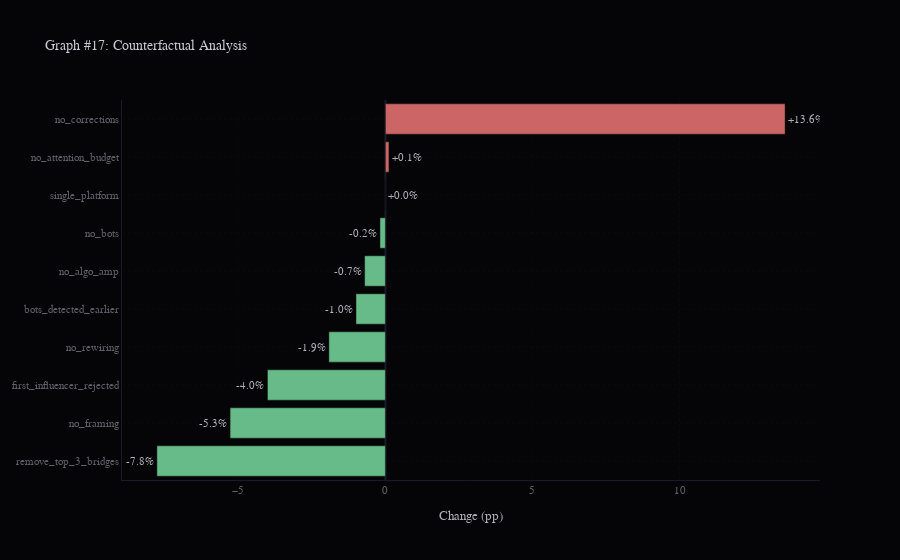

The notebook cell this image was saved under:
### Code cell
# Graph #17: Counterfactual Comparison (sorted by delta, diverging colors)
if baseline_infection is not None:
    deltas = {}
    for k, v in counterfactual_results.items():
        if k != "baseline" and hasattr(v, 'mean_infection'):
            deltas[k] = v.mean_infection - baseline_infection
    sorted_scenarios = sorted(deltas, key=deltas.get)

    def plot_g17(fig, ax, dark=True):
        vals = [deltas[s] * 100 for s in sorted_scenarios]
        colors = ['#66bb88' if d < 0 else '#cc6666' for d in vals] if dark else ['#228855' if d < 0 else '#cc3333' for d in vals]
        ax.barh(sorted_scenarios, vals, color=colors, alpha=0.85, edgecolor='none')
        ax.axvline(0, color='#808090' if dark else '#333333', linewidth=0.8)
        ax.set_xlabel('Change in Infection Rate (pp)')
        ax.set_title('Graph #17: Counterfactual Analysis')
        tc = '#b0b0b8' if dark else '#333333'
        for i, s in enumerate(sorted_scenarios):
            d = deltas[s] * 100
            ax.text(d + (0.3 if d >= 0 else -0.3), i, f'{d:+.1f}%', va='center',
                    ha='left' if d >= 0 else 'right', fontsize=8, color=tc)
        ax.grid(True, axis='x')

    def plotly_g17():
        fig_p = go.Figure()
        vals = [deltas[s] * 100 for s in sorted_scenarios]
        colors = ['#66bb88' if d < 0 else '#cc6666' for d in vals]
        fig_p.add_trace(go.Bar(y=sorted_scenarios, x=vals, orientation='h',
            marker_color=colors, text=[f'{d:+.1f}%' for d in vals], textposition='outside'))
        fig_p.update_layout(title='Graph #17: Counterfactual Analysis', xaxis_title='Change (pp)')
        return fig_p

    plot_dual(17, 'counterfactual', plot_g17, plotly_g17)

### Figure 1 — Plotly figure (JSON) as saved in the notebook; plotly's stock layout.template omitted (floating-point values rounded to 4 significant figures)
{"data": [{"marker": {"color": ["#66bb88", "#66bb88", "#66bb88", "#66bb88", "#66bb88", "#66bb88", "#66bb88", "#cc6666", "#cc6666", "#cc6666"]}, "orientation": "h", "text": ["-7.8%", "-5.3%", "-4.0%", "-1.9%", "-1.0%", "-0.7%", "-0.2%", "+0.0%", "+0.1%", "+13.6%"], "textposition": "outside", "type": "bar", "x": [-7.768, -5.28, -4.01, -1.921, -1.0, -0.706, -0.185, 0, 0.121, 13.59], "y": ["remove_top_3_bridges", "no_framing", "first_influencer_rejected", "no_rewiring", "bots_detected_earlier", "no_algo_amp", "no_bots", "single_platform", "no_attention_budget", "no_corrections"]}], "layout": {"font": {"color": "#b0b0b8", "family": "Courier New, monospace", "size": 11}, "legend": {"bgcolor": "rgba(8,8,12,0.6)", "bordercolor": "#1a1a2a", "borderwidth": 0.5}, "paper_bgcolor": "#050508", "plot_bgcolor": "#050508", "title": {"font": {"color": "#c8c8d0", "size": 14}, "text": "Graph #17: Counterfactual Analysis"}, "xaxis": {"gridcolor": "#111118", "griddash": "dot", "gridwidth": 0.4, "linecolor": "#1a1a2a", "tickfont": {"color": "#606068"}, "title": {"text": "Change (pp)"}, "zerolinecolor": "#1a1a2a"}, "yaxis": {"gridcolor": "#111118", "griddash": "dot", "gridwidth": 0.4, "linecolor": "#1a1a2a", "tickfont": {"color": "#606068"}, "zerolinecolor": "#1a1a2a"}}}
